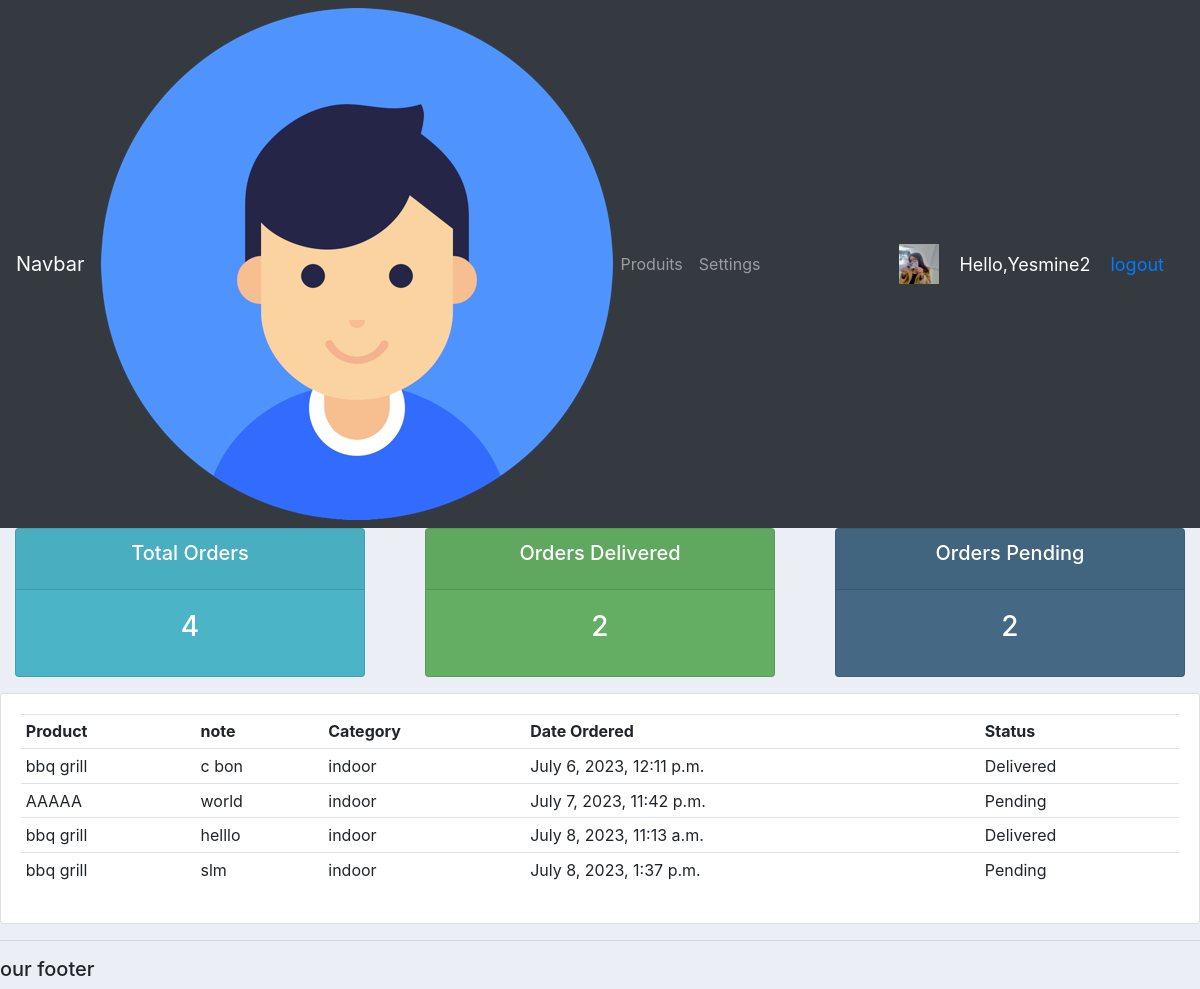
The page /user/ (signed in) on the database its author committed.
### accounts/models.py (models this page shows, shortened)
class customer(models.Model):
    user = models.OneToOneField(User , null=True , blank=True ,  on_delete=models.CASCADE)
    name = models.CharField(max_length=200 , null=True)
    phone = models.CharField(max_length=200 , null=True)
    email = models.CharField(max_length=200 , null=True)
    profile_pic = models.ImageField(default='profile1.png' ,  null=True , blank=True)
    date_created = models.DateTimeField(auto_now_add=True , null=True)

class Order(models.Model):
    STATUS =(
        ('Pending','Pending') ,
        ('Out for delivery','Out for delivery') ,
        ('Delivered','Delivered') ,
    )
    Costumer = models.ForeignKey(customer,null=True,on_delete=models.SET_NULL)
    product  = models.ForeignKey(Product,null=True,on_delete=models.SET_NULL)
    date_created = models.DateTimeField(auto_now_add=True , null=True)
    status = models.CharField(max_length=200 , null=True , choices=STATUS)
    note = models.CharField(max_length=1000 , null=True )
    def __str__(self):
        return self.product.name

class Product(models.Model):
    CATEGORY =(
        ('indoor','indoor') ,
        ('Outdoor','Outdoor') ,
        )
    name = models.CharField(max_length=200 , null=True)
    price = models.FloatField(null=True)
    Category = models.CharField(max_length=200 , null=True , choices=CATEGORY)
    description = models.CharField(max_length=200 , null=True , blank=True)
    product_pic = models.ImageField(default='profile1.png' ,  null=True , blank=True)
    date_created = models.DateTimeField(auto_now_add=True , null=True)
    tags = models.ManyToManyField(Tag)
    def __str__(self):
        return self.name

### accounts/decorators.py (the view)
        def wrapper_func(request,*args,**kwargs):
            group = None
            if request.user.groups.exists():
                group = request.user.groups.all()[0].name
            if group in allowed_roles:
               return view_func(request,*args,**kwargs)
            else:
                return HttpResponse('non autorise')

### accounts/views.py (called while the page is built)
@login_required(login_url='login')
@allowed_users(allowed_roles=['customer'])
def userPage(request):
     orders = request.user.customer.order_set.all()
     total_orders =  orders.count()
     Delivered = orders.filter(status='Delivered').count()
     Pending = orders.filter(status='Pending').count()
     print('Orders' , orders)
     context = {'orders':orders , 'total_orders':total_orders , 'Delivered':Delivered , 'Pending':Pending}
     return render(request,'accounts/user.html', context)

### accounts/templates/accounts/user.html
{% extends 'accounts/main.html' %}
{% block content %}
{% include 'accounts/status.html' %}
<div class="row">
    <div class="col-md">
      <div class="card card-body">
        <table class="table table-sm">
          <tr>
            <th>Product</th>
            <th>note</th>
            <th>Category</th>
            <th>Date Ordered</th>
            <th>Status</th>
          </tr>
          {% for order in orders %}
          <tr>
            <td>{{order.product}}</td>
            <td>{{order.note}}</td>
            <td>{{order.product.Category}}</td>
            <td>{{order.date_created}}</td>
            <td>{{order.status}}</td>
          </tr>
          {% endfor %}
        </table>
      </div>
    </div>
</div>
{% endblock content %}

### accounts/templates/accounts/navbar.html (shortened to what this page needs)
{% load static %}
<nav class="navbar navbar-expand-lg navbar-dark bg-dark">
    <a class="navbar-brand" href="{% url 'home' %}">Navbar</a>
    <img src="{% static 'images/profile1.png'%}" alt="">
    <div class="collapse navbar-collapse" id="navbarNav">
      <ul class="navbar-nav">
        <li class="nav-item">
          <a class="nav-link" href="{% url 'produit'  %}">Produits</a>
        </li>
        <li class="nav-item">
          <a class="nav-link" href="{% url 'account'  %}">Settings</a>
        </li>
      </ul>
    </div>
    <span class="hello-msg"><img class="profile-pic" src="{{request.user.customer.profile_pic.url	}}" ></span>
    <span class="hello-msg"> Hello,{{request.user}} </span>
    <span class="hello-msg"><a href="{% url 'logout'%}">logout</a></span>
  </nav>

### static/css/main.css (style rules this page uses)
body { background-color: #ebeff5; }

### accounts/templates/accounts/navbar.html (style rules this page uses)
.hello-msg { font-size: 18PX; color: #fff; margin-right:20PX ; }
.navbar .profile-pic { width: 40px; height: 40px; }

### rows shown on the page
Order: product "bbq grill", note "c bon", product.Category "indoor", date_created "July 6, 2023, 12:11 p.m.", status "Delivered"
Order: product "AAAAA", note "world", product.Category "indoor", date_created "July 7, 2023, 11:42 p.m.", status "Pending"
Order: product "bbq grill", note "helllo", product.Category "indoor", date_created "July 8, 2023, 11:13 a.m.", status "Delivered"
Order: product "bbq grill", note "slm", product.Category "indoor", date_created "July 8, 2023, 1:37 p.m.", status "Pending"

### other values the page prints
{{ request.user }} "Yesmine2"
{{ total_orders }} "4"
{{ Delivered }} "2"
{{ Pending }} "2"
